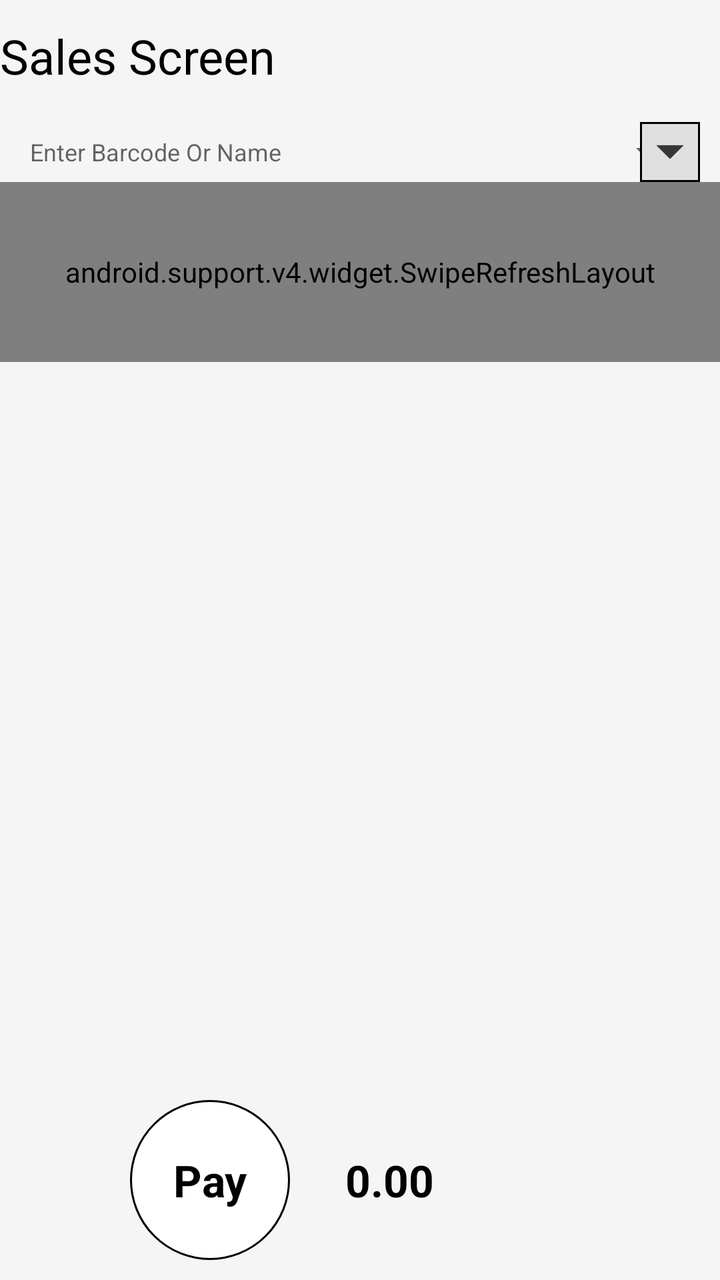
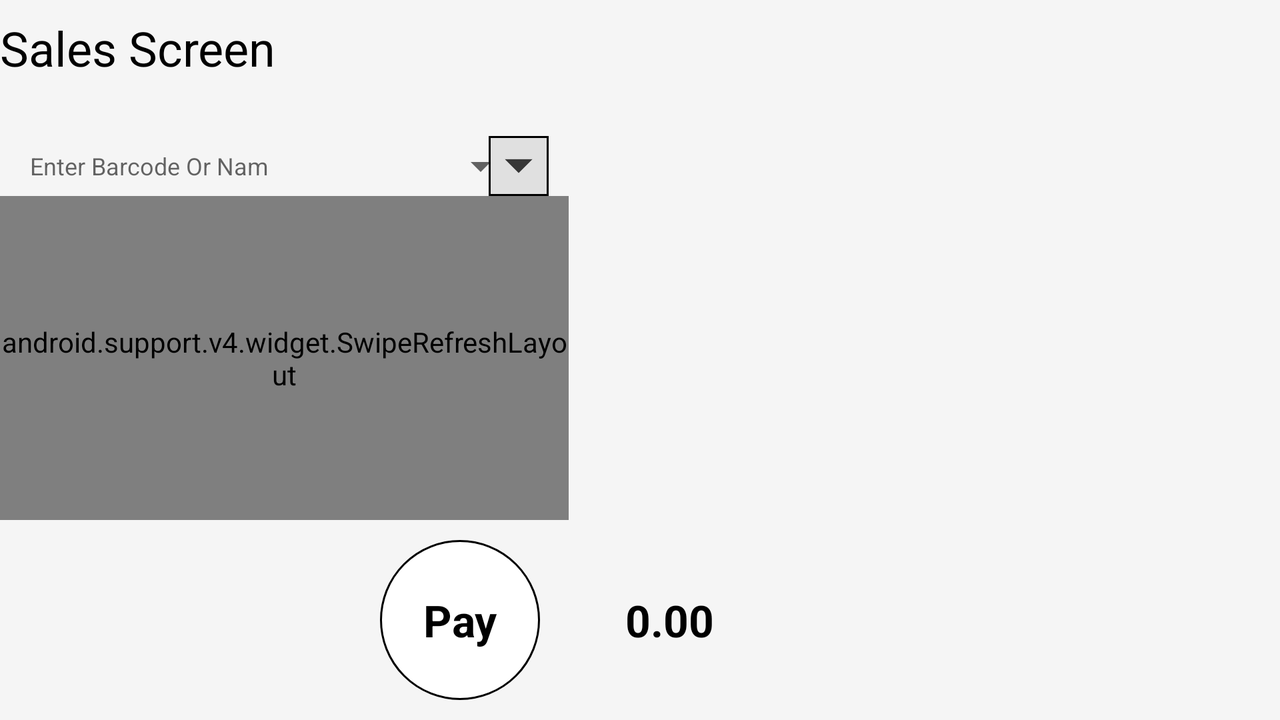

Two renders of one Android screen. The first uses the default layout on a phone; the second uses the alternative layout the repository ships for a different screen configuration, on a matching device. The two XML files are below.
<!-- AndroidManifest.xml: application theme AppTheme -->
<!-- res/layout/activity_sales__screen.xml -->
<?xml version="1.0" encoding="utf-8"?>
<RelativeLayout xmlns:android="http://schemas.android.com/apk/res/android"
    xmlns:app="http://schemas.android.com/apk/res-auto"
    xmlns:tools="http://schemas.android.com/tools"
    android:layout_width="match_parent"
    android:background="@color/appcolor"
    android:layout_height="match_parent"
    tools:context=".Cashiery.Sales_Screen">

    <LinearLayout
        android:layout_width="match_parent"
        android:orientation="vertical"
        android:background="@color/appcolor"
        android:layout_height="match_parent">
        <android.support.v7.widget.Toolbar
            android:id="@+id/toolbarsalesscreen"
            android:minHeight="?attr/actionBarSize"
            android:layout_width="match_parent"
            app:contentInsetEnd="0dp"
            app:contentInsetStart="0dp"
            android:theme="@style/ThemeOverlay.AppCompat.ActionBar"
            android:layout_height="wrap_content"
            app:titleTextColor="@android:color/white"
            android:background="@color/appcolor">

            <TextView
                android:layout_width="wrap_content"
                android:textSize="@dimen/xlarge"
                android:textColor="@color/black"
                android:gravity="start"
                android:text="@string/salescreen"
                android:layout_height="wrap_content" />
        </android.support.v7.widget.Toolbar>

        <LinearLayout
            android:layout_width="match_parent"
            android:orientation="horizontal"
            android:background="@color/appcolor"
            android:layout_marginTop="5dp"
            android:layout_marginStart="10dp"
            android:layout_marginEnd="10dp"
            android:layout_height="30dp">
            <EditText
                android:layout_width="0dp"
                android:background="@drawable/editbutton2"
                android:layout_weight="1"
                android:gravity="start|center"
                android:textSize="@dimen/small"
                android:imeOptions="actionDone"
                android:singleLine="true"
                android:id="@+id/barcodetype"
                android:hint="@string/enterbar"
                android:layout_marginEnd="5dp"
                android:padding="5dp"
                android:layout_height="match_parent" />
            <RelativeLayout
                android:layout_width="0dp"
                android:layout_weight="1"
                android:gravity="center"
                android:layout_gravity="center"
                android:background="@drawable/editbutton2"
                android:orientation="horizontal"
                android:layout_height="match_parent">
                <Spinner
                    android:layout_width="match_parent"
                    android:paddingTop="5dp"
                    android:gravity="center"
                    android:layout_marginEnd="3dp"

                    android:id="@+id/categoryspin"
                    android:layout_height="match_parent"/>
                <ImageView
                    android:layout_width="30dp"
                    android:background="@drawable/droparrow"
                    android:layout_alignParentEnd="true"
                    android:src="@drawable/dropdown"
                    android:padding="8dp"
                    android:layout_height="wrap_content" />
            </RelativeLayout>
        </LinearLayout>
        <android.support.v4.widget.SwipeRefreshLayout
            android:id="@+id/swipe_container"
            android:background="@color/appcolor"
            android:layout_width="match_parent"
            android:layout_height="90dp">
            <android.support.v7.widget.RecyclerView
                android:layout_width="match_parent"
                android:layoutDirection="ltr"
                android:orientation="horizontal"
                app:layoutManager="android.support.v7.widget.LinearLayoutManager"
                android:background="@color/appcolor"
                android:id="@+id/prodcts_show_recycle"
                android:layout_height="match_parent">
            </android.support.v7.widget.RecyclerView>
        </android.support.v4.widget.SwipeRefreshLayout>
        <android.support.v7.widget.RecyclerView
            android:layout_width="match_parent"
            android:id="@+id/addedproductsrecycle"
            android:background="@color/appcolor"
            android:layout_weight="1"
            android:layout_height="0dp"></android.support.v7.widget.RecyclerView>
        <LinearLayout
            android:layout_width="match_parent"
            android:orientation="vertical"
            android:padding="10dp"
            android:background="@color/appcolor"
            android:gravity="center"
            android:layout_height="wrap_content">

            <FrameLayout
                android:layout_width="230dp"
                android:layout_height="wrap_content">
                <TextView
                    android:layout_width="match_parent"
                    android:id="@+id/totalpricec1"
                    android:gravity="center"
                    android:layout_gravity="center"
                    android:textSize="@dimen/large"
                    android:textStyle="bold"
                    android:layout_marginStart="35dp"
                    android:layout_marginEnd="20dp"

                    android:text="0.00"
                    android:textColor="@color/black"
                    android:background="@drawable/gradientgray"
                    android:layout_height="70dp" />
                <FrameLayout
                    android:layout_width="wrap_content"
                    android:layout_height="wrap_content">
                    <TextView
                        android:layout_width="80dp"
                        android:text="@string/pay"
                        android:inputType="number"
                        android:id="@+id/paylayout1"
                        android:gravity="center"
                        android:textColor="@color/black"
                        android:textSize="@dimen/large"
                        android:textStyle="bold"

                        android:background="@drawable/circle"
                        android:layout_height="80dp" />
                    <ProgressBar
                        android:layout_width="wrap_content"
                        android:layout_gravity="center"
                        android:id="@+id/payprogress1"
                        android:visibility="gone"
                        android:layout_height="wrap_content" />
                </FrameLayout>

            </FrameLayout>
            <LinearLayout
                android:layout_width="match_parent"
                android:orientation="vertical"
                android:id="@+id/downloadlayout"
                android:visibility="gone"
                android:layout_height="wrap_content">
            <com.daimajia.numberprogressbar.NumberProgressBar
                android:layout_width="wrap_content"
                android:layout_height="wrap_content"
              android:layout_marginTop="10dp"
                android:id="@+id/numberprogres"

                app:progress_reached_color="#3498DB"
                app:progress_unreached_color="#cccc"
                />
            <TextView
                android:layout_width="match_parent"
                android:id="@+id/downloadcondition"
                android:textColor="@color/black"
                android:gravity="center"
                android:text="download images ...."
                android:layout_height="wrap_content" />
            </LinearLayout>

        </LinearLayout>

    </LinearLayout>

</RelativeLayout>
<!-- resources referenced by this layout -->
<resources>
  <color name="appcolor">#f5f5f5</color>
  <color name="black">#000</color>
  <dimen name="large">22sp</dimen>
  <dimen name="small">12sp</dimen>
  <dimen name="xlarge">24sp</dimen>
  <!-- drawable circle (drawable) -->
  <shape xmlns:android="http://schemas.android.com/apk/res/android"
      android:shape="oval">
  
  
      <gradient
          android:angle="45"
  
          android:endColor="@color/white"
          android:startColor="@color/white"
          android:type="linear" />
  
      
      
  
      <size
          android:width="82dp"
          android:height="82dp" />
  
      
      <stroke
          android:width="1dp"
          android:color="@color/black" />
  
      
      
  
  </shape>
  <!-- drawable droparrow (drawable) -->
  <shape xmlns:android="http://schemas.android.com/apk/res/android"
      android:shape="rectangle">
  
  
  
  
  
      <solid
          android:color="@color/gray" />
  
  
  
      
      <stroke
          android:width="1dp"
          android:color="@color/black" />
  
      
      
  
  </shape>
  <!-- drawable dropdown: png bitmap (drawable-hdpi, 271 bytes) -->
  <string name="enterbar">Enter Barcode Or Name </string>
  <string name="pay">Pay</string>
  <string name="salescreen">Sales Screen</string>
  <style name="AppTheme" parent="Theme.AppCompat.Light.NoActionBar">
          
          <item name="colorPrimary">@color/appcolor</item>
          <item name="colorPrimaryDark">@color/gray</item>
          <item name="colorAccent">@color/black</item>
  
      </style>
  <color name="white">#fff</color>
  <color name="gray">#E0E0E0</color>
</resources>
<!-- res/layout-land/activity_sales__screen.xml (the repository's variant of the layout above) -->
<!-- drawn on the phone turned sideways -->
<?xml version="1.0" encoding="utf-8"?>
<LinearLayout xmlns:android="http://schemas.android.com/apk/res/android"
    xmlns:app="http://schemas.android.com/apk/res-auto"
    xmlns:tools="http://schemas.android.com/tools"
    android:layout_width="match_parent"
    android:orientation="vertical"
    android:layout_height="match_parent"
    tools:context=".Cashiery.Sales_Screen">
    <android.support.v7.widget.Toolbar
        android:id="@+id/toolbarsalesscreen"
        android:minHeight="?attr/actionBarSize"
        android:layout_width="match_parent"
        app:contentInsetEnd="0dp"
        app:contentInsetStart="0dp"
        android:theme="@style/ThemeOverlay.AppCompat.ActionBar"
        android:layout_height="wrap_content"
        app:titleTextColor="@android:color/white"
        android:background="@color/appcolor">

        <TextView
            android:layout_width="wrap_content"
            android:textSize="@dimen/xlarge"
            android:textColor="@color/black"
            android:gravity="start"
            android:text="@string/salescreen"
            android:layout_height="wrap_content" />
    </android.support.v7.widget.Toolbar>



    <LinearLayout
        android:layout_width="match_parent"

        android:orientation="horizontal"
        android:layout_weight="1"
        android:background="@color/appcolor"

        android:layout_height="0dp">
        <LinearLayout
            android:layout_width="0dp"
            android:layout_weight=".8"
            android:background="@color/appcolor"
            android:orientation="vertical"
            android:layout_height="match_parent">
            <LinearLayout
                android:layout_width="match_parent"
                android:orientation="horizontal"
                android:background="@color/appcolor"
                android:layout_marginTop="20dp"
                android:layout_marginStart="10dp"
                android:layout_marginEnd="10dp"
                android:layout_height="30dp">
                <EditText
                    android:layout_width="0dp"
                    android:background="@drawable/editbutton2"
                    android:gravity="start|center"
                    android:textSize="@dimen/small"                    android:layout_weight="1"
                    android:imeOptions="actionDone"
                    android:singleLine="true"
                    android:id="@+id/barcodetype"
                    android:hint="@string/enterbar"
                    android:layout_marginEnd="5dp"
                    android:padding="5dp"
                    android:layout_height="match_parent" />
                <RelativeLayout
                    android:layout_width="0dp"
                    android:layout_weight="1"
                    android:gravity="center"
                    android:layout_gravity="center"
                    android:background="@drawable/editbutton2"
                    android:orientation="horizontal"
                    android:layout_height="match_parent">
                    <Spinner
                        android:layout_width="match_parent"
                        android:paddingTop="5dp"
                        android:gravity="center"
                        android:layout_marginEnd="10dp"

                        android:id="@+id/categoryspin"
                        android:layout_height="match_parent"/>
                    <ImageView
                        android:layout_width="30dp"
                        android:background="@drawable/droparrow"
                        android:layout_alignParentEnd="true"
                        android:src="@drawable/dropdown"
                        android:padding="8dp"
                        android:layout_height="match_parent" />
                </RelativeLayout>
            </LinearLayout>
            <android.support.v4.widget.SwipeRefreshLayout
                xmlns:android="http://schemas.android.com/apk/res/android"
                android:id="@+id/swipe_container"
                android:layout_width="match_parent"
                android:layout_height="match_parent">

                <android.support.v7.widget.RecyclerView
                    android:layout_width="match_parent"
                    app:spanCount="3"
                    android:layoutDirection="ltr"
                    app:layoutManager="android.support.v7.widget.GridLayoutManager"
                    android:background="@color/appcolor"
                    android:id="@+id/prodcts_show_recycle"
                    android:layout_height="match_parent">
                </android.support.v7.widget.RecyclerView>
            </android.support.v4.widget.SwipeRefreshLayout>
        </LinearLayout>
        <android.support.v7.widget.RecyclerView
            android:layout_width="0dp"
            android:paddingTop="20dp"
            android:background="@color/appcolor"
            android:layout_weight="1"
            android:id="@+id/addedproductsrecycle"
            android:layout_height="match_parent"></android.support.v7.widget.RecyclerView>


    </LinearLayout>
    <LinearLayout
        android:layout_width="match_parent"
        android:orientation="vertical"
        android:padding="10dp"
        android:background="@color/appcolor"
        android:gravity="center"
        android:layout_height="wrap_content">

        <FrameLayout
            android:layout_width="260dp"
            android:layout_height="wrap_content">
            <TextView
                android:layout_width="match_parent"
                android:id="@+id/totalpricec1"
                android:gravity="center"
                android:layout_gravity="center"
                android:textSize="@dimen/large"
                android:textStyle="bold"
                android:layout_marginStart="35dp"
                android:layout_marginEnd="20dp"


                android:text="0.00"
                android:textColor="@color/black"
                android:background="@drawable/gradientgray"
                android:layout_height="70dp" />
            <FrameLayout
                android:layout_width="wrap_content"
                android:layout_height="wrap_content">
                <TextView
                    android:layout_width="80dp"
                    android:text="@string/pay"
                    android:inputType="number"
                    android:id="@+id/paylayout1"
                    android:gravity="center"
                    android:textColor="@color/black"
                    android:textSize="@dimen/large"
                    android:textStyle="bold"

                    android:background="@drawable/circle"
                    android:layout_height="80dp" />
                <ProgressBar
                    android:layout_width="wrap_content"
                    android:layout_gravity="center"
                    android:id="@+id/payprogress1"
                    android:visibility="gone"
                    android:layout_height="wrap_content" />
            </FrameLayout>


        </FrameLayout>
        <LinearLayout
            android:layout_width="match_parent"
            android:orientation="vertical"
            android:id="@+id/downloadlayout"
            android:visibility="gone"
            android:layout_height="wrap_content">
            <com.daimajia.numberprogressbar.NumberProgressBar
                android:layout_width="wrap_content"
                android:layout_height="wrap_content"
                android:layout_marginTop="10dp"
                android:id="@+id/numberprogres"

                app:progress_reached_color="#3498DB"
                app:progress_unreached_color="#cccc"
                />
            <TextView
                android:layout_width="match_parent"
                android:id="@+id/downloadcondition"
                android:textColor="@color/black"
                android:gravity="center"
                android:text="download images ...."
                android:layout_height="wrap_content" />
        </LinearLayout>

    </LinearLayout>



</LinearLayout>
